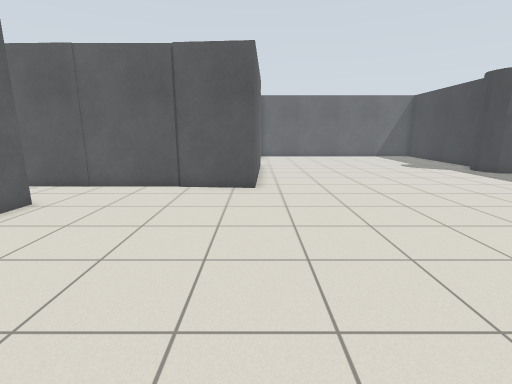
View 1 (above)

16 first-person views from a walk through a Gazebo world. The camera is 1.2 m above the floor, tilts 12° down and sees 85° across. The floor is counted in squares, 0.5 m on a side. Each view is taken from the middle of a square. On the plan, view 1 faces up. The plan holds only what a view shows up to about 18 squares ahead; the rest is blank. The place goes on beyond the plan.

View 2
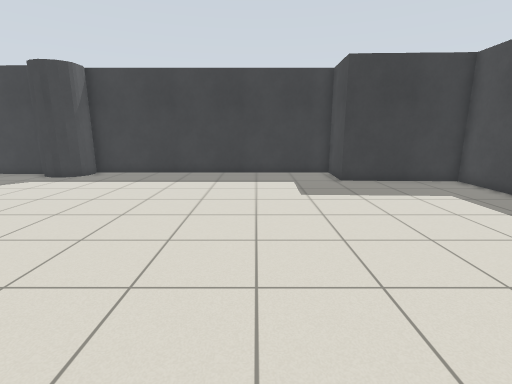

View 3
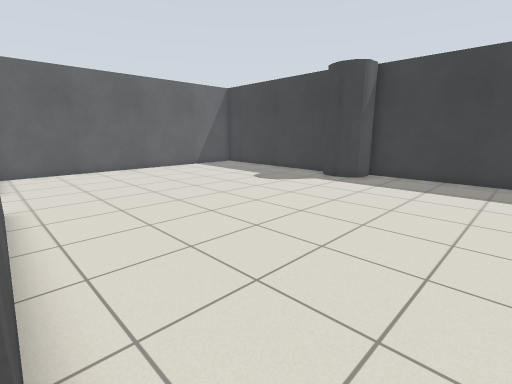

View 4
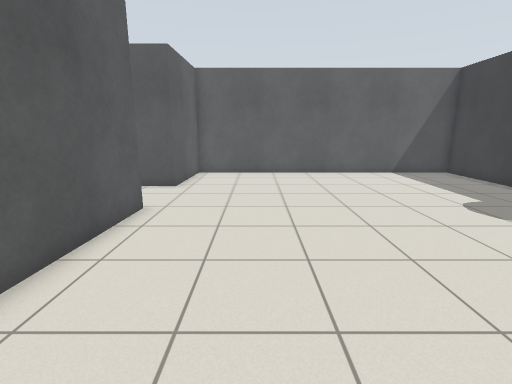

View 5
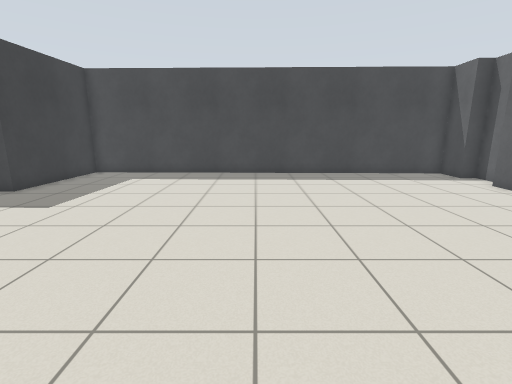

View 6
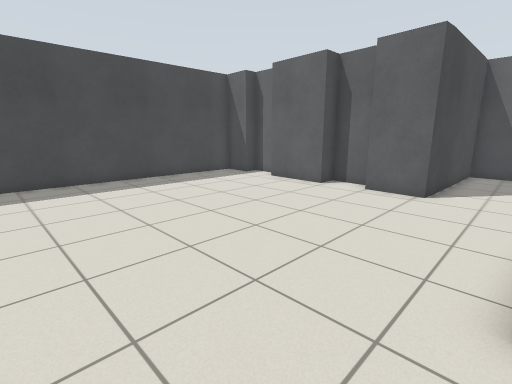

View 7
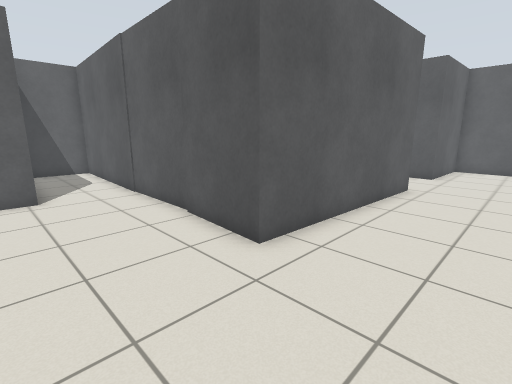

View 8
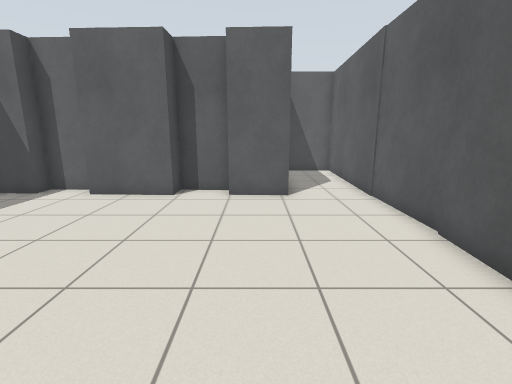

View 9
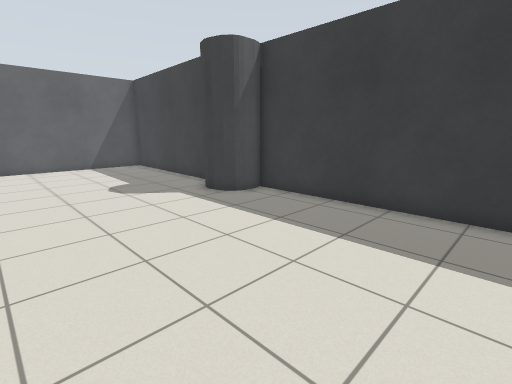

View 10
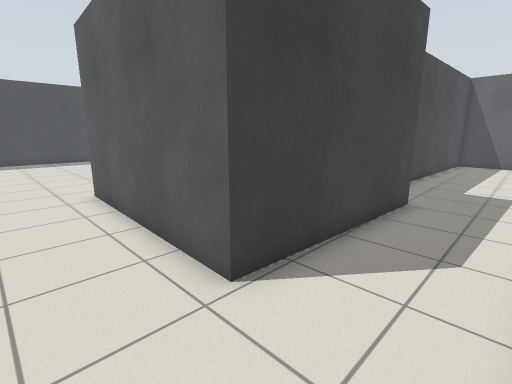

View 11
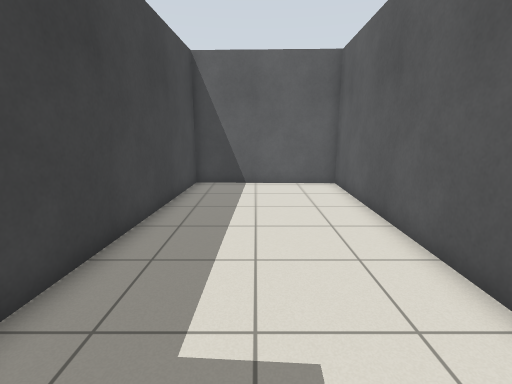

View 12
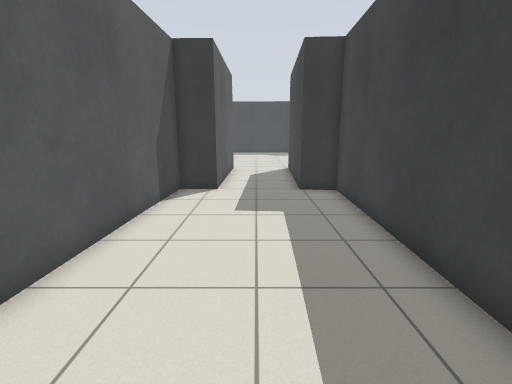

View 13
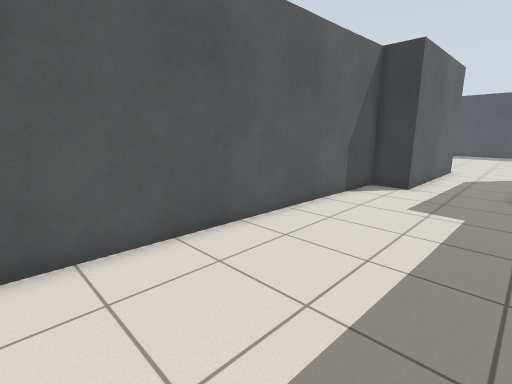

View 14
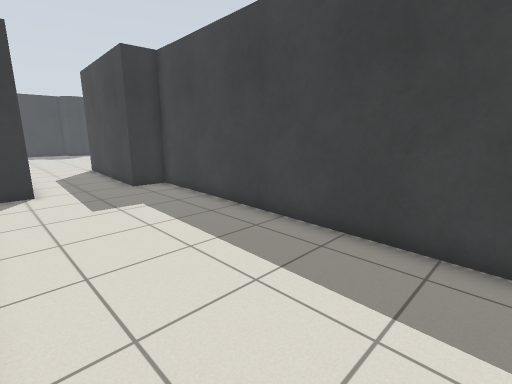

View 15
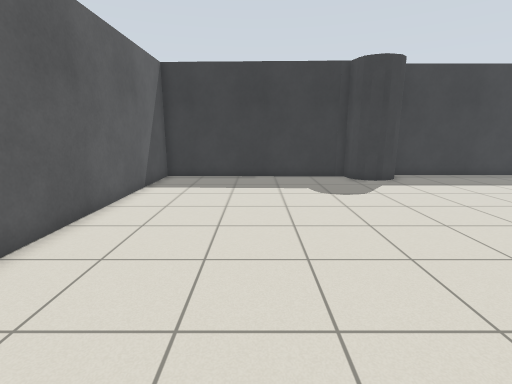

View 16
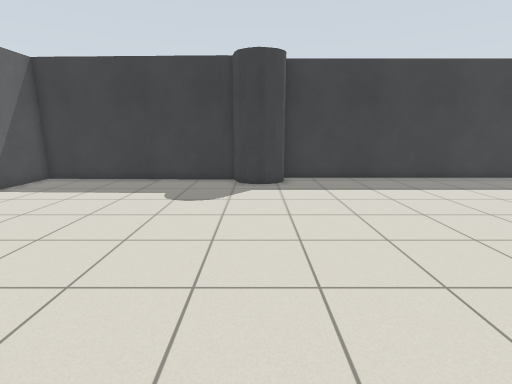

### Floor plan
Key: @ floor where view 1 was taken; # wall or solid block; . floor; B building.
Columns run from 22 left of view 1 to 17 right of it. Each row starts with its distance up from view 1.
 29                       B################
 28                       B...............#
 27  BBBBBBBBBBB          B...............#
 26  B.........BBBBB      B...............#
 25  B.............BBBBBBBB...............#
 24  B....................................#
 23  B................................... #
 22  B................................... #
 21 BB.............BBBBBBBB..............##
 20 BBBBBBBBBBBBBBBB      B..............##
 19                       B..............BBB
 18                       B.............B  B
 17                       B.............BBB
 16                       B...............#
 15                       B...............#
 14                       B...............#
 13        BBBBBBBB####B  B...............#
 12        #.....BB    BBBB...............#
 11        #..............................#
 10        #B.............................#
  9         BBBBBBB.......................#
  8               B.......................#
  7              BB.......................#
  6              B........................#
  5              BB.......................#
  4               B.......................#
  3               B....................####
  2               B....................#
  1              BB....................#
  0              B........@............#
 -1              BB....................#
 -2               B....................#
 -3               ######################

Positions as (right, up) in squares from view 1, and headings:
1: (0, 0), facing up
2: (-1, 7), facing right
3: (0, 10), facing up-right
4: (4, 12), facing up
5: (3, 14), facing down
6: (4, 12), facing down-left
7: (4, 8), facing up-left
8: (3, 8), facing left
9: (7, 8), facing up-right
10: (3, 24), facing down-left
11: (-8, 23), facing left
12: (-19, 23), facing right
13: (-20, 21), facing up-right
14: (-20, 26), facing down-right
15: (0, 24), facing right
16: (1, 18), facing right
